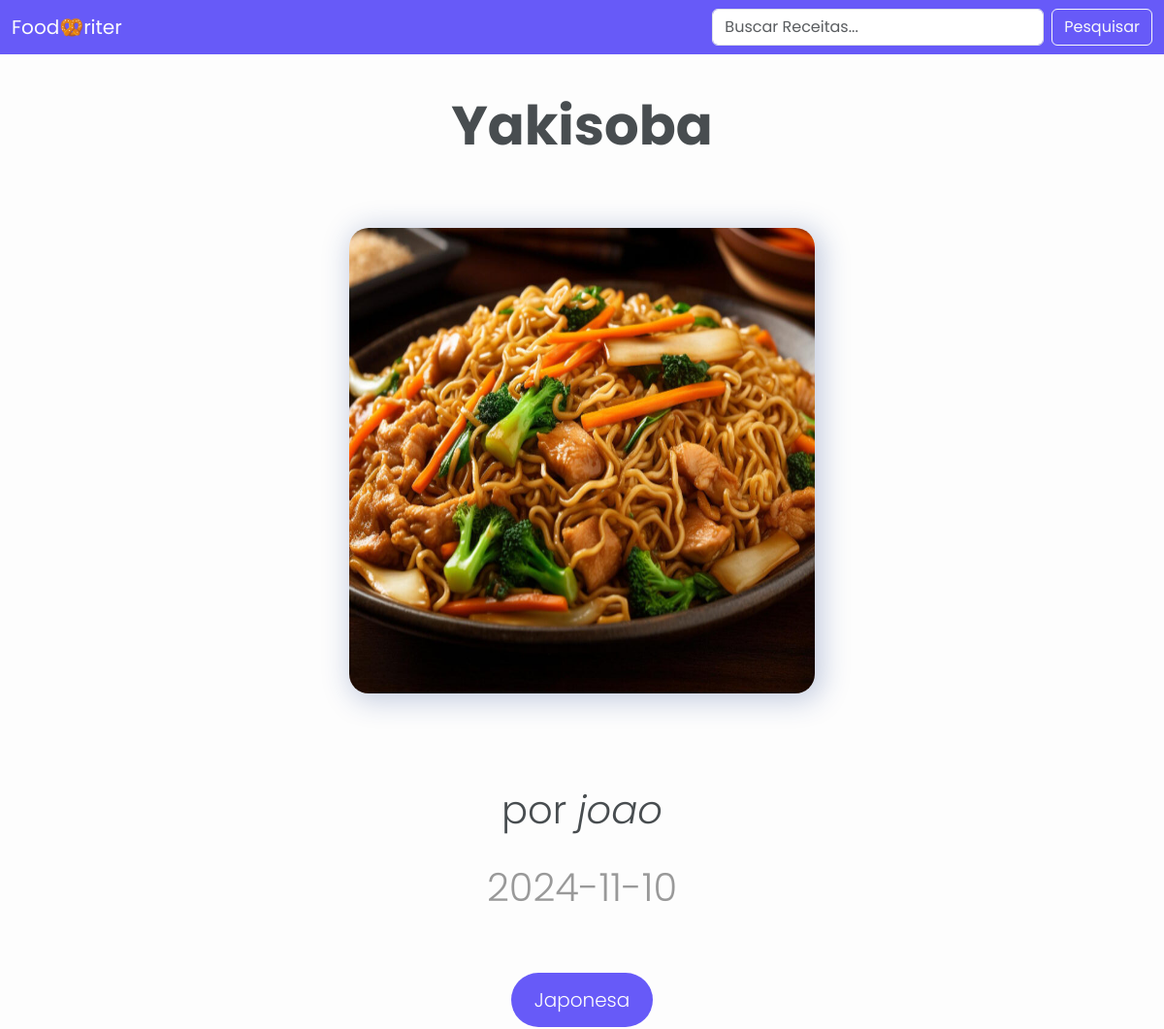
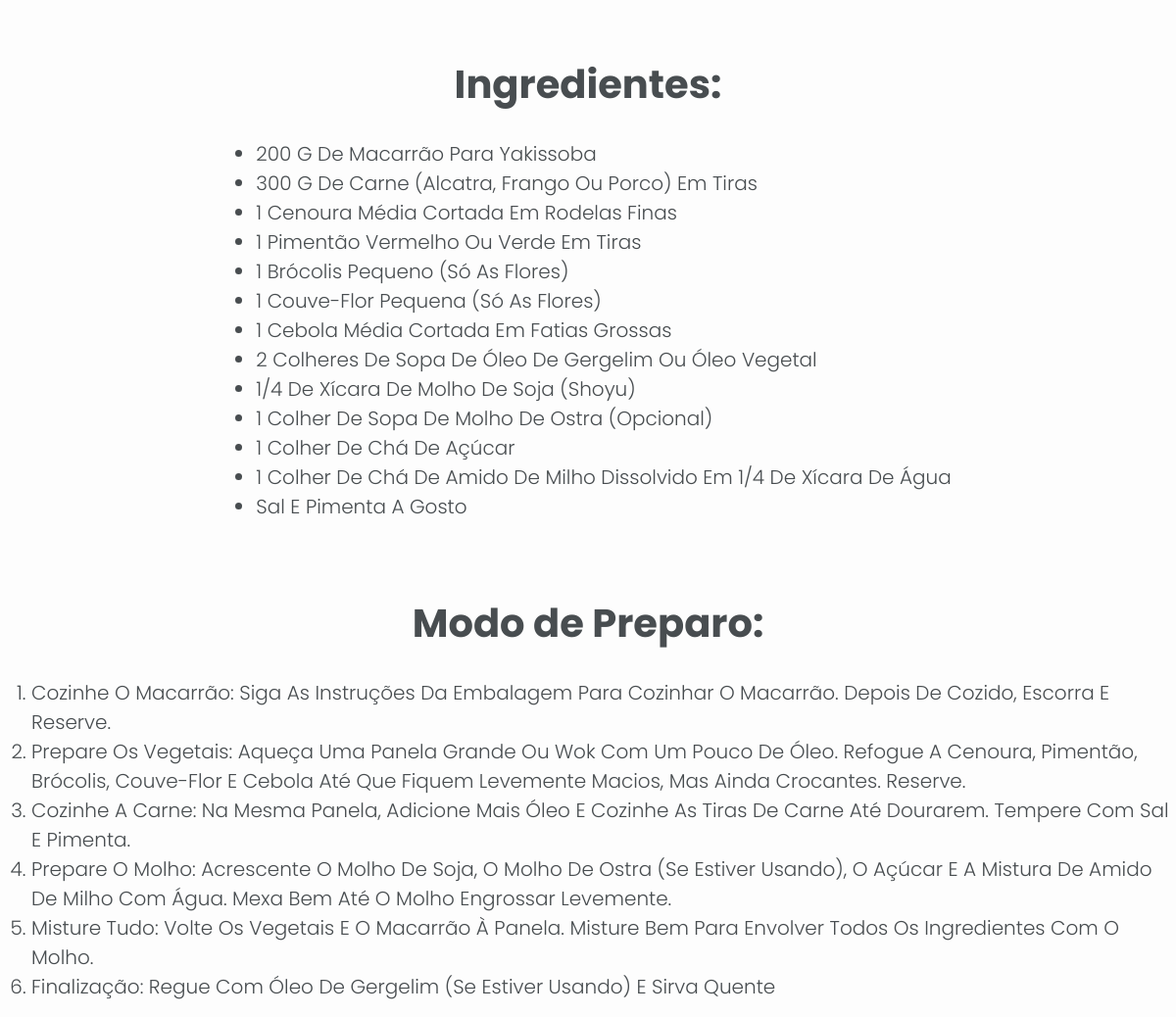
Screenshot of /recipes/view/21 with the database file from the repository (2 pictures, top to bottom).
### recipebook/models.py (models this page shows, shortened)
class Recipe(db.Model):
    __tablename__ = 'recipe'
    id = db.Column(db.Integer, primary_key=True, autoincrement=True)
    user_id = db.Column(db.Integer, db.ForeignKey('user.id', ondelete="CASCADE"), nullable=False)
    title = db.Column(db.String(255), nullable=False)
    ingredients = db.Column(db.Text, nullable=False)
    steps = db.Column(db.Text, nullable=False)
    category_id = db.Column(db.Integer, db.ForeignKey('category.id', ondelete="CASCADE"), nullable=True)
    date_created = db.Column(db.DateTime(timezone=True), default=func.now())
    image_path = db.Column(db.String(255), nullable=True)

class User(db.Model, UserMixin):
    __tablename__ = 'user'
    id = db.Column(db.Integer, primary_key=True, autoincrement=True)
    name = db.Column(db.String(50), nullable=False)
    email = db.Column(db.String(50), nullable=False, unique=True)
    password = db.Column(db.String(255), nullable=False)
    recipes = db.relationship('Recipe', backref='user', lazy=True, passive_deletes=True)
    liked_recipes = db.relationship('Recipe', secondary=likes, backref='liked_by')

class Category(db.Model):
    __tablename__ = 'category'
    id = db.Column(db.Integer, primary_key=True, autoincrement=True)
    name = db.Column(db.String(100), nullable=False)

### recipebook/recipes.py (the view)
@bp.route('/view/<int:recipe_id>', methods=['GET'])
def view(recipe_id):
    recipe = get_recipe_by_id(recipe_id)
    print(recipe.image_path)
    if recipe == None:
        return abort(404)
    return render_template('comida.html', recipe=recipe)

### recipebook/recipes.py (called while the page is built)
def get_recipe_by_id(recipe_id):
    query = (
        db.session.query(
            Recipe.id,
            Recipe.user_id,
            Recipe.title,
            Recipe.ingredients,
            Recipe.steps,
            Recipe.date_created,
            Recipe.image_path,
            Category.name.label("category_name"),
            User.name.label("author")
        )
        .filter_by(id=recipe_id)
        .join(User, User.id == Recipe.user_id)
        .join(Category, Recipe.category_id == Category.id)
    )
    recipe = query.first()
    return recipe

### recipebook/templates/comida.html (shortened to what this page needs)
<!doctype html>
<html lang="pt-br">
  <head>
    <link rel="stylesheet" href="{{ url_for('static', filename='bootstrap/css/bootstrap.min.css') }}">
    <link rel="stylesheet" href="{{ url_for('static', filename='css/navbar.css') }}">
    <link rel="stylesheet" href="{{ url_for('static', filename='css/comida.css') }}">
    <link href='https://unpkg.com/boxicons@2.1.4/css/boxicons.min.css' rel='stylesheet'>
  </head>
  <body>
    <nav id="Navbar" class="navbar fixed-top">
      <div class="container-fluid">
        <a id="Logo" class="navbar-brand">Food🥨riter</a>
        <form action="/recipes/search" method="GET" class="d-flex">
          <input required class="form-control me-2" type="search" placeholder="Buscar Receitas..." aria-label="Buscar Receitas..." name="keyword">
          <button class="btn btn-outline-light" type="submit">Pesquisar</button>
        </form>
      </div>
    </nav>
    <h1 id="Header" class="display-4 text-center fw-bold text-capitalize">{{ recipe.title }}</h1>
    <div class="posicaoImagem">
      {% if recipe.image_path %}
        <img id="ImagemComida" src="{{ url_for('static', filename='uploads/' + recipe.image_path) }}" alt="Imagem da Comida">
      {% endif %}
    </div>
    <p id="Autor" class="display-6 text-center">por <i>{{ recipe.author }}</i></p>
    <p id="Data" class="lead display-6 text-center">{{ recipe.date_created.strftime('%Y-%m-%d') }}</p>
    <div id="FundoCat">
      <p id="Categoria" class="lead pt-3 pb-3 h1 text-center">{{ recipe.category_name }}</p>
    </div>
    <h1 id="Ingredientes" class="text-center fw-bold">Ingredientes:</h1>
    <div id="Socorro">
      <ul>
        {% for i in recipe.ingredients.split('\n') %}
        <li class="lead text-capitalize">
          {{ i }}
        </li>
        {% endfor %}
      </ul>
    </div>
    <h1 id="ModoPreparo" class="text-center fw-bold">Modo de Preparo:</h1>
    <div id="Socorro">
      <ol>
        {% for i in recipe.steps.split('\n') %}
        <li class="lead text-capitalize">
          {{ i }}
        </li>
        {% endfor %}
      </ol>
    </div>
  </body>
</html>

### recipebook/static/css/navbar.css (style rules this page uses)
body { margin: 0; padding: 0; background-color: #FDFDFD; font-family: "Poppins", sans-serif; color: #484D50; }
#Navbar { background-color: #675af8; }
#Logo { color: #FDFDFD; }
#Header { padding-top: 6rem; padding-bottom: 4rem; }

### recipebook/static/css/comida.css (style rules this page uses)
#ImagemComida { border: none; width: 30rem; height: 30rem; border-radius: 20px; box-shadow: 4px 4px 28px 4px rgba(33, 63, 141, 0.25); margin-bottom: 6rem; }
#Autor, #Categoria, #Ingredientes, #ModoPreparo { margin-bottom: 2rem; }
#Socorro { display: flex; justify-content: center; }
#Ingredientes, #ModoPreparo { margin-top: 4rem; }
#Data { color: #999999; margin-bottom: 4rem; }
.posicaoImagem { display: flex; justify-content: center; }
#Categoria { background-color: #675af8; border-radius: 40px; width: fit-content; color: #fdfdfd; padding: 1.5rem; margin: auto; }

### rows the page displays
Recipe: title "Yakisoba", image_path (picture)
User: author "joao"
Category: category_name "Japonesa"

### other values shown
{{ recipe.date_created.strftime('%Y-%m-%d') }} "2024-11-10"
{{ i }} "200 G De Macarrão Para Yakissoba" "300 G De Carne (Alcatra, Frango Ou Porco) Em Tiras" "1 Cenoura Média Cortada Em Rodelas Finas" "1 Pimentão Vermelho Ou Verde Em Tiras" "1 Brócolis Pequeno (Só As Flores)" "1 Couve-Flor Pequena (Só As Flores)" "1 Cebola Média Cortada Em Fatias Grossas" "2 Colheres De Sopa De Óleo De Gergelim Ou Óleo Vegetal" "1/4 De Xícara De Molho De Soja (Shoyu)" "1 Colher De Sopa De Molho De Ostra (Opcional)" "1 Colher De Chá De Açúcar" "1 Colher De Chá De Amido De Milho Dissolvido Em 1/4 De Xícara De Água" "Sal E Pimenta A Gosto"
{{ i }} "Cozinhe O Macarrão: Siga As Instruções Da Embalagem Para Cozinhar O Macarrão. Depois De Cozido, Escorra E Reserve." "Prepare Os Vegetais: Aqueça Uma Panela Grande Ou Wok Com Um Pouco De Óleo. Refogue A Cenoura, Pimentão, Brócolis, Couve-Flor E Cebola Até Que Fiquem Levemente Macios, Mas Ainda Crocantes. Reserve." "Cozinhe A Carne: Na Mesma Panela, Adicione Mais Óleo E Cozinhe As Tiras De Carne Até Dourarem. Tempere Com Sal E Pimenta." "Prepare O Molho: Acrescente O Molho De Soja, O Molho De Ostra (Se Estiver Usando), O Açúcar E A Mistura De Amido De Milho Com Água. Mexa Bem Até O Molho Engrossar Levemente." "Misture Tudo: Volte Os Vegetais E O Macarrão À Panela. Misture Bem Para Envolver Todos Os Ingredientes Com O Molho." "Finalização: Regue Com Óleo De Gergelim (Se Estiver Usando) E Sirva Quente"
